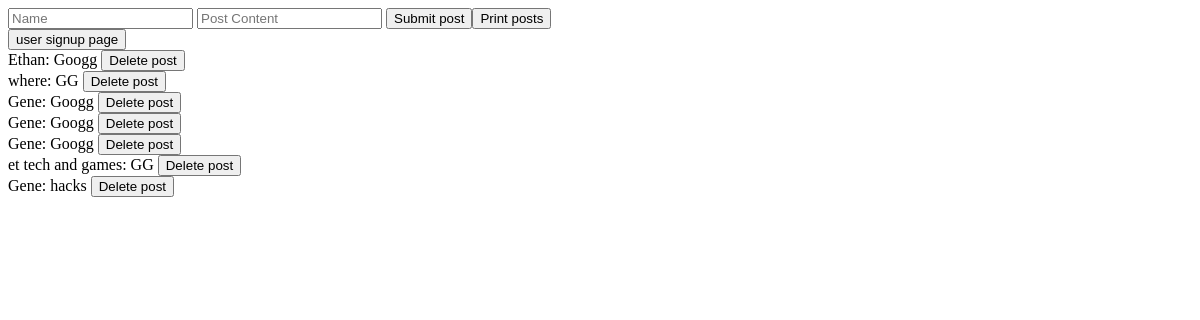
Before: / with the older database file.
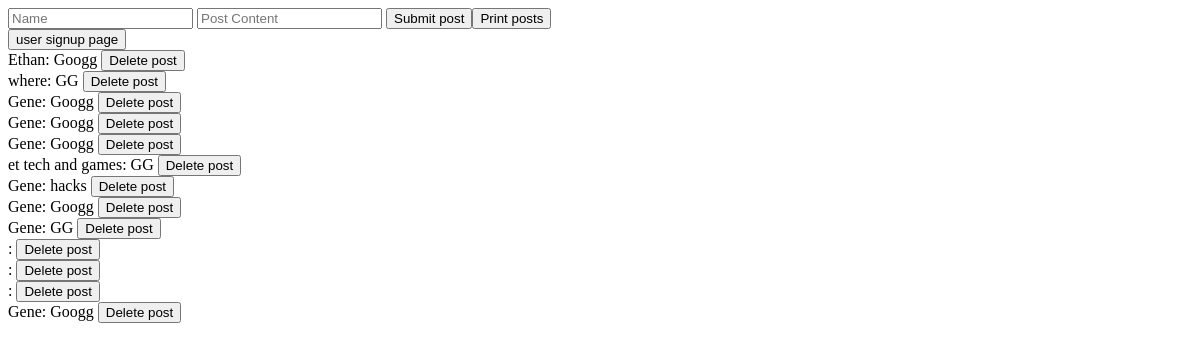
After: the same page with the newer database file.
### tables this page shows
CREATE TABLE "posts" (
	"id"	integer NOT NULL,
	"name"	text NOT NULL,
	"content"	text NOT NULL,
	PRIMARY KEY("id" AUTOINCREMENT)
);

### app.py (the view, shortened to what this page needs)
@app.route('/', methods=['GET','POST','DELETE'])
def index():
    if request.method == 'GET':
        pass
    if request.method == 'DELETE':
        if 'delete_post' in request.form:
            name = request.form.get('name')
            post = request.form.get('post')
            remove_post(name, post)
            print('working')
    posts = get_posts()
    return render_template('food_index.html', posts=posts)

### food_models.py (called while the page is built)
def get_posts():
    con = sqlite3.connect(path.join(ROOT, 'food_database.db'))
    cur = con.cursor()
    cur.execute('select * FROM posts')
    posts = cur.fetchall()
    print(posts)
    return posts

### templates/food_index.html (shortened to what this page needs)
<!doctype html>
<html>
    <body>
        <form action='/' method='post'>
            <input placeholder='Name' name='name'>
            <input placeholder='Post Content' name='post'>
            <input type= "submit" name="submit_post" value='Submit post'><input type="submit" name="print_posts" value="Print posts">
        </form>
        <form action='/user_signup'>
            <button type='submit'>user signup page</button>
        </form>
        <form action='/' method='delete'>
            {%  for post in posts %}
            <div>{{post[1] + ': ' + post[2]}} <input type="submit" name="delete_post" value="Delete post"> </div>
            {% endfor %}
        </form>
    </body>
</html>

Changed rows visible on the page:
added posts: name+content "Gene: Googg"
added posts: name+content "Gene: GG"
added posts: name+content ":"
added posts: name+content ":"
added posts: name+content ":"
added posts: name+content "Gene: Googg"
